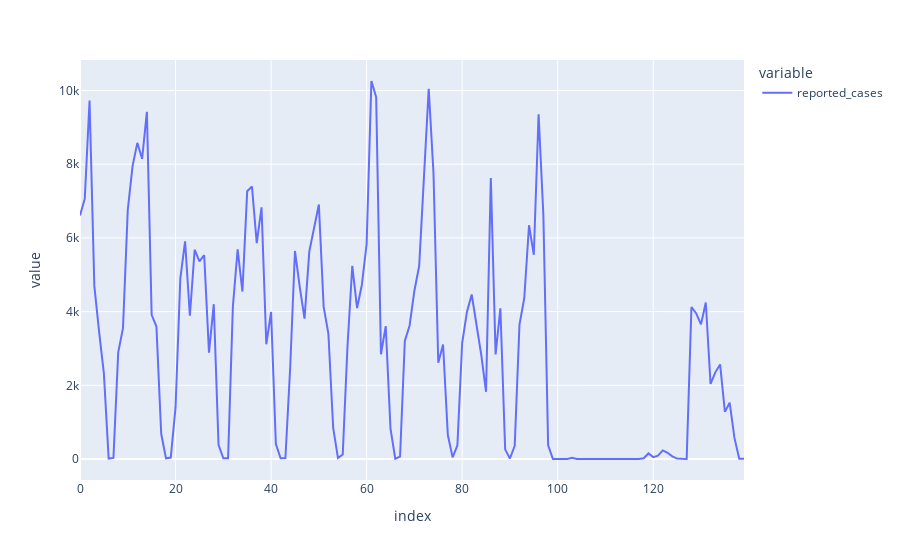

Notebook cell for this chart:
### Code cell
px.line(df['reported_cases'])

### Figure 1 — Plotly figure (JSON) as saved in the notebook; plotly's stock layout.template omitted (floating-point values rounded to 4 significant figures; data arrays with more than 128 entries replaced by an {"elided": "..."} marker saying what was removed)
{"data": [{"hovertemplate": "variable=reported_cases<br>index=%{x}<br>value=%{y}<extra></extra>", "legendgroup": "reported_cases", "line": {"color": "#636efa", "dash": "solid"}, "marker": {"symbol": "circle"}, "mode": "lines", "name": "reported_cases", "orientation": "v", "showlegend": true, "type": "scatter", "x": {"elided": "140 int values"}, "xaxis": "x", "y": {"elided": "140 int values"}, "yaxis": "y"}], "layout": {"legend": {"title": {"text": "variable"}, "tracegroupgap": 0}, "margin": {"t": 60}, "xaxis": {"anchor": "y", "domain": [0, 1], "title": {"text": "index"}}, "yaxis": {"anchor": "x", "domain": [0, 1], "title": {"text": "value"}}}}
